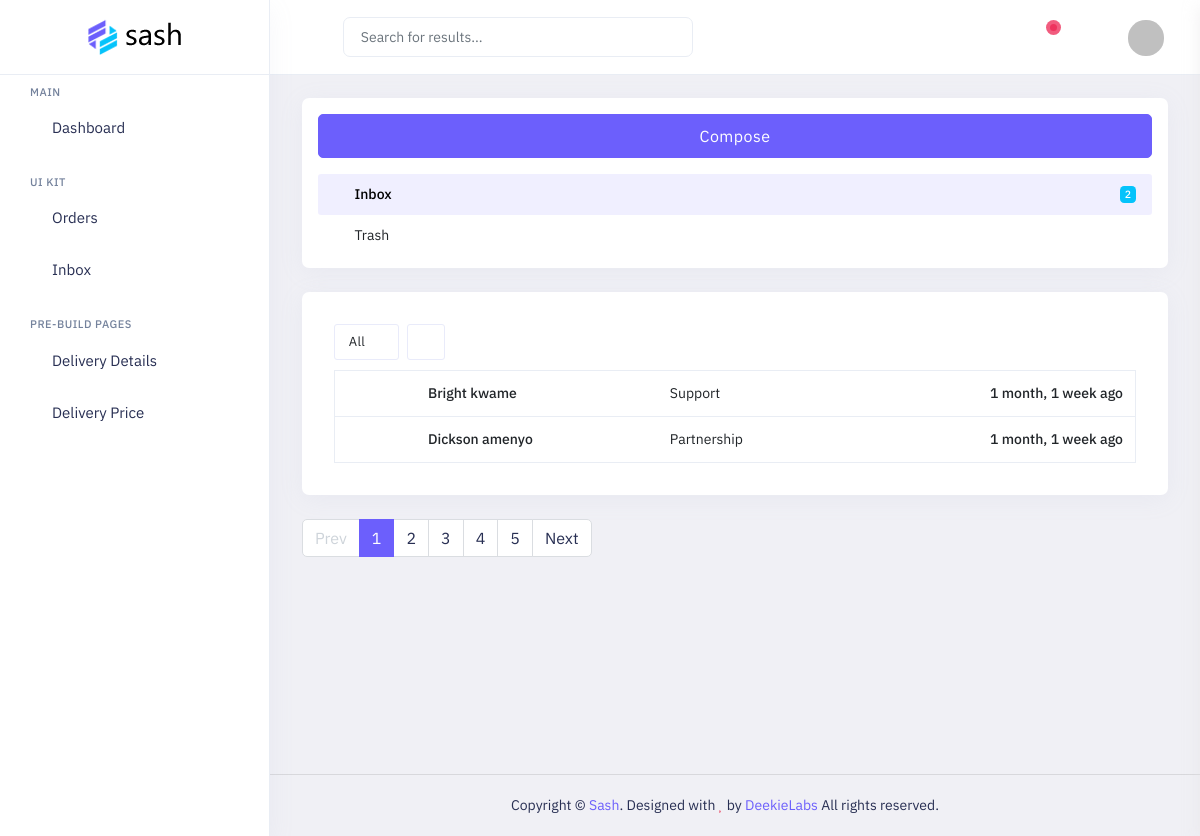
Page /dashboard/messages/ (signed in) on the committed database.
### frontend/models.py (models this page shows)
class Contact(models.Model):
    name = models.CharField(max_length=200, blank=True, null=True)
    topic = models.CharField(max_length=200, blank=True, null=True)
    email = models.EmailField(max_length=254)
    phone = models.CharField(max_length=200, blank=True, null=True)
    message = models.TextField()
    id = models.UUIDField(default=uuid.uuid4, unique=True,
                          primary_key=True, editable=False)
    created_at = models.DateTimeField(auto_now_add=True, null=True, blank=True)
    def __str__(self):
        return self.name

### admin_dashboard/views.py (the view)
# urls.py: path('messages/', views.allMessages, name="all-messages"),
@login_required(login_url='admin-login')
@user_passes_test(is_admin)
def allMessages(request):
    all_messages = Contact.objects.all()
    context = {
        'all_messages':all_messages
    }
    return render(request, 'admin_dashboard/contact/allMessages.html', context)

### admin_dashboard/views.py (called while the page is built)
def is_admin(user):
    return user.is_authenticated and user.is_staff

### admin_dashboard/templates/admin_dashboard/contact/allMessages.html (shortened to what this page needs)
{% extends 'layouts/admin_dashboard.html' %}
{% load static %}
{% block content %}
            <div class="main-content app-content mt-0">
                <div class="side-app">
                    <div class="main-container container-fluid">
                        <div class="page-header">
                            <h1 class="page-title">Mail-Inbox</h1>
                            <div>
                                <ol class="breadcrumb">
                                    <li class="breadcrumb-item"><a href="javascript:void(0)">Pages</a></li>
                                    <li class="breadcrumb-item active" aria-current="page">Mail-Inbox</li>
                                </ol>
                            </div>
                        </div>
                        <div class="row">
                            <div class="col-xl-3">
                                <div id="scroll-stickybar" class="w-100">
                                    <div class="card">
                                        <div class="list-group list-group-transparent mb-0 mail-inbox pb-3">
                                            <div class="mt-4 mx-4 mb-4 text-center">
                                                <a href="email-compose.html" class="btn btn-primary btn-lg d-grid">Compose</a>
                                            </div>
                                            <a href="email-inbox.html" class="list-group-item d-flex align-items-center active mx-4">
                                                <span class="icons"><i class="ri-mail-line"></i></span> Inbox <span class="ms-auto badge bg-secondary bradius">{{all_messages.count}}</span>
                                            </a>
                                            <a href="javascript:void(0)" class="list-group-item d-flex align-items-center mx-4">
                                                <span class="icons"><i class="ri-delete-bin-line"></i></span> Trash
                                            </a>
                                        </div>
                                    </div>
                                </div>
                            </div>
                            <div class="col-xl-9">
                                <div class="card">
                                    <div class="card-body p-6">
                                        <div class="inbox-body">
                                            <div class="mail-option">
                                                <div class="chk-all">
                                                    <div class="btn-group">
                                                        <a data-bs-toggle="dropdown" href="javascript:void(0)" class="btn mini all" aria-expanded="false">
                                                                All
                                                                <i class="fa fa-angle-down "></i>
                                                            </a>
                                                    </div>
                                                </div>
                                                <div class="btn-group">
                                                    <a href="javascript:void(0)" class="btn mini tooltips">
                                                        <i class=" fa fa-refresh"></i>
                                                    </a>
                                                </div>
                                            </div>
                                            <div class="table-responsive">
                                                <table class="table table-inbox table-hover text-nowrap mb-0">
                                                    <tbody>
                                                        {% for message in all_messages %}
                                                            <tr class="">
                                                                <td class="inbox-small-cells"><i class="fa fa-trash-o me-2"></i></td>
                                                                <td class="view-message dont-show fw-semibold clickable-row" data-href='{% url "view-message" message.id %}'>{{message.name|capfirst}}</td>
                                                                <td class="view-message view-message clickable-row" data-href='email-read.html'>{{message.topic}}</td>
                                                                <td class="view-message text-end fw-semibold clickable-row" data-href='email-read.html'>{{message.created_at|timesince}} ago</td>
                                                            </tr>
                                                        {% endfor %}
                                                    </tbody>
                                                </table>
                                            </div>
                                        </div>
                                    </div>
                                </div>
                                <ul class="pagination mb-4">
                                    <li class="page-item page-prev disabled">
                                        <a class="page-link" href="javascript:void(0)" tabindex="-1">Prev</a>
                                    </li>
                                    <li class="page-item active"><a class="page-link" href="javascript:void(0)">1</a></li>
                                    <li class="page-item"><a class="page-link" href="javascript:void(0)">2</a></li>
                                    <li class="page-item"><a class="page-link" href="javascript:void(0)">3</a></li>
                                    <li class="page-item"><a class="page-link" href="javascript:void(0)">4</a></li>
                                    <li class="page-item"><a class="page-link" href="javascript:void(0)">5</a></li>
                                    <li class="page-item page-next">
                                        <a class="page-link" href="javascript:void(0)">Next</a>
                                    </li>
                                </ul>
                            </div>
                        </div>
                    </div>
                </div>
            </div>
{% endblock content %}

### rows in the picture
Contact: name "Bright kwame", topic "Support", created_at "1 month, 1 week"
Contact: name "Dickson amenyo", topic "Partnership", created_at "1 month, 1 week"

### other values in the picture
{{ all_messages.count }} "2"
